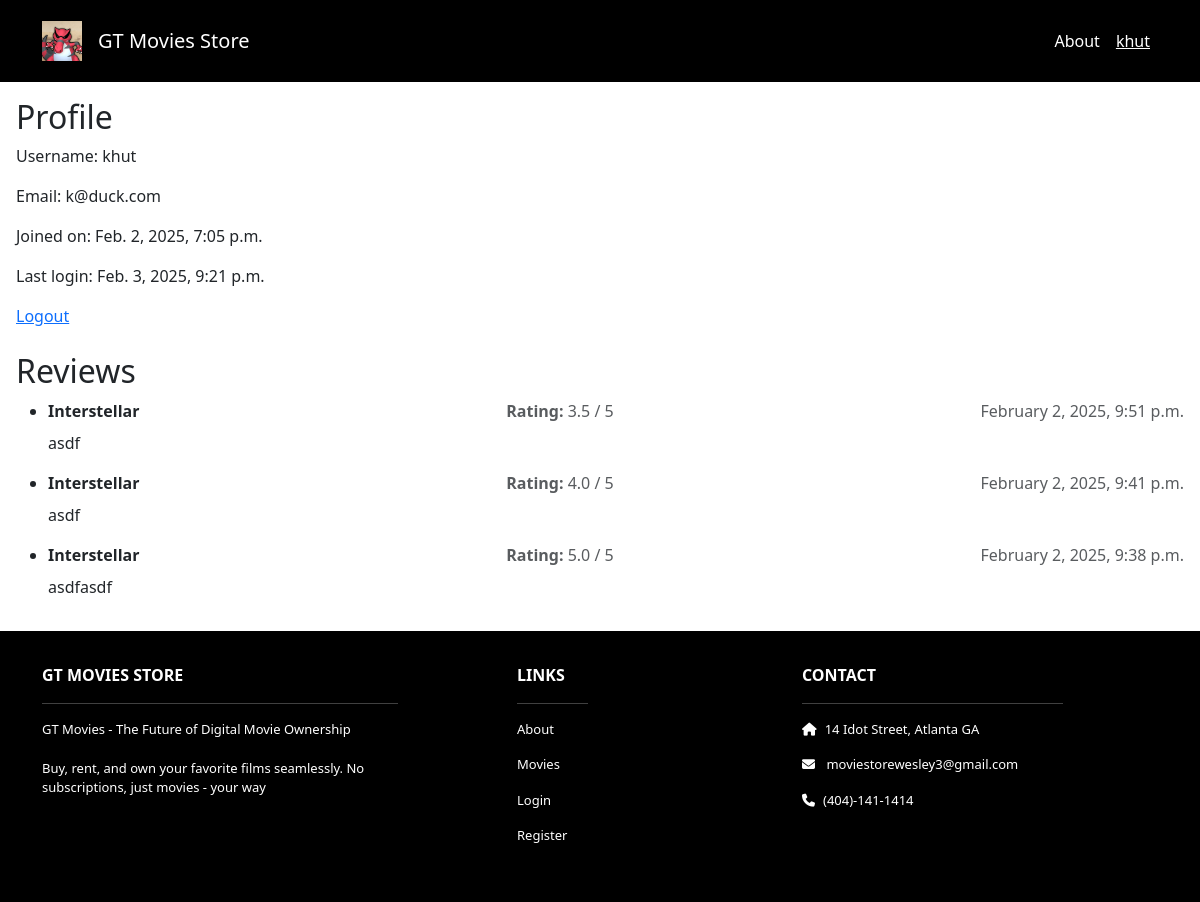
The app's page /profile/ (signed in), older data.
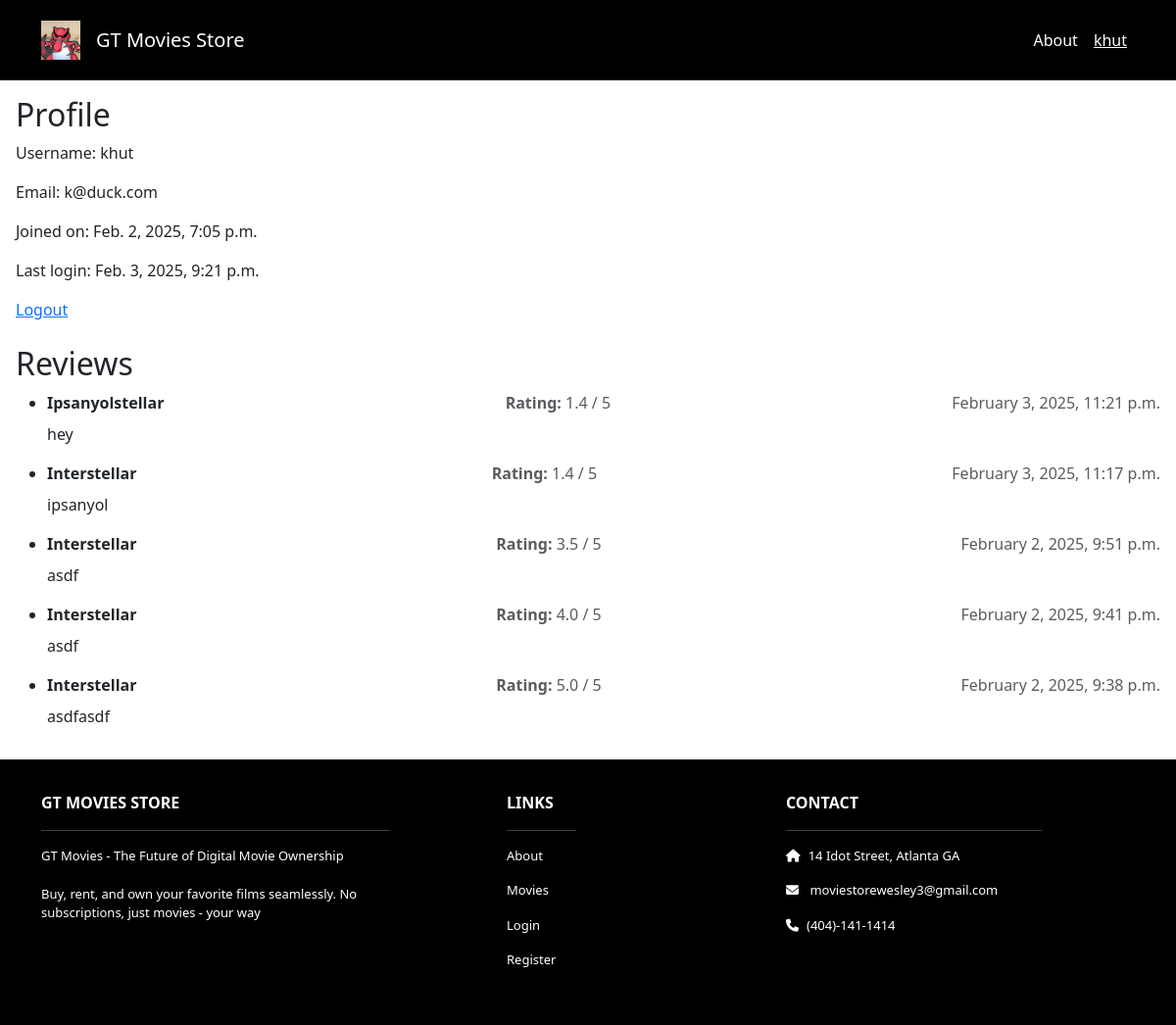
The same page, newer data.
### movies/models.py (models this page shows, shortened)
class Review(models.Model):
    movie = models.ForeignKey(Movie, on_delete=models.CASCADE)
    user = models.ForeignKey(User, on_delete=models.CASCADE)
    text = models.TextField()
    rating = models.DecimalField(max_digits=2, decimal_places=1, default=0.0)
    created_at = models.DateTimeField(auto_now_add=True)

class Movie(models.Model):
    id = models.AutoField(primary_key=True)
    name = models.CharField(max_length=255)
    price = models.IntegerField()
    description = models.TextField()
    image = models.FileField(upload_to='movies/')

### accounts/views.py (the view)
# urls.py: path("profile/", profile, name="profile"),
@login_required
def profile(request):
    user = request.user
    template_data = {
        'title': 'Profile',
        'reviews': Review.objects.filter(user=user).order_by('-created_at')
    }
    return render(request, "accounts/profile.html", {"user": user, "template_data": template_data})

### templates/accounts/profile.html (shortened to what this page needs)
{% extends 'base.html' %}
{% block content %}
<div class="p-3">
  <h2>Profile</h2>
  <p>Username: {{ user.username }}</p>
  <p>Email: {{ user.email }}</p>
  <p>Joined on: {{ user.date_joined }}</p>
  <p>Last login: {{ user.last_login }}</p>
  <a href="{% url 'logout' %}">Logout</a>
  <br><br>
  <h2>Reviews</h2>
  <ul>
      {% for review in template_data.reviews %}
        <li class="review-item mb-3">
          <div class="review-header d-flex justify-content-between align-items-center">
              <div>
                  <strong>{{ review.movie.name }}</strong>
              </div>
              <div class="text-muted ml-3">
                  <strong>Rating:</strong> {{ review.rating }} / 5
              </div>
              <span class="text-muted ml-3">{{ review.created_at|date:"F j, Y, g:i a" }}</span>
          </div>
          <div class="review-text mt-2">
              <p>{{ review.text }}</p>
          </div>
        </li>
      {% empty %}
          <li>No reviews yet.</li>
      {% endfor %}
  </ul>
</div>
{% endblock %}

Row changes from the older to the newer data that the page shows:
added Review: movie.name "Ipsanyolstellar", rating "1.4", created_at "February 3, 2025, 11:21 p.m.", text "hey"
added Review: movie.name "Interstellar", rating "1.4", created_at "February 3, 2025, 11:17 p.m.", text "ipsanyol"
